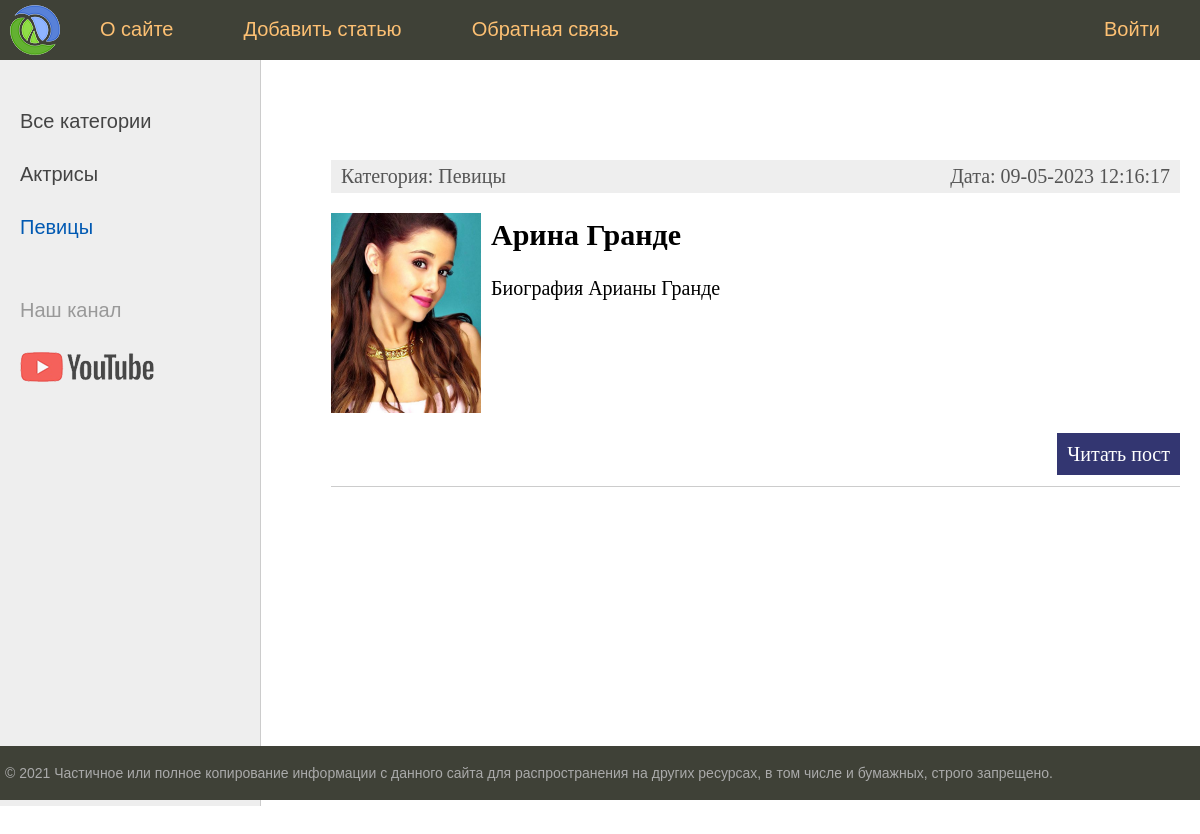
The app's page /category/2/ with its own data.
### women/models.py (models this page shows, shortened)
class Category(models.Model):
    name = models.CharField(max_length=100, db_index=True, verbose_name='Название категории')
    def __str__(self):
        return self.name
    def get_absolute_url(self):
        return reverse('category', kwargs={'cat_id': self.pk})
    class Meta:
        verbose_name = 'Категории'
        verbose_name_plural = 'Категории'
        ordering = ['name']

class Women(models.Model):
    title = models.CharField(max_length=255, verbose_name='Заголовок')
    content = models.TextField(blank=True, verbose_name='Текст статьи')
    photo = models.ImageField(upload_to="photos/%Y/%m/%d", verbose_name="Фото")
    time_create = models.DateTimeField(auto_now_add=True, verbose_name='Дата создания')
    time_update = models.DateTimeField(auto_now=True, verbose_name='Дата изменения')
    is_published = models.BooleanField(default=True, verbose_name='Публикация')
    cat = models.ForeignKey('Category', on_delete=models.PROTECT, null=True, verbose_name='Категория')
    def get_absolute_url(self):
        return reverse('post', kwargs={'post_id': self.pk})
    class Meta:
        verbose_name = 'Известные женщины'
        verbose_name_plural = 'Известные женщины'
        ordering = ['time_create', 'title']

### women/views.py (the view)
# urls.py: path('category/<int:cat_id>/', show_category, name='category'),
def show_category(request, cat_id):
    posts = Women.objects.filter(cat_id=cat_id)
    if len(posts) == 0:
        raise Http404()
    context = {
        'posts': posts,
        'title': 'Отображение по рубрикам',
        'cat_selected': cat_id,
    }
    return render(request, 'women/index.html', context=context)

### women/templatetags/women_tags.py (called while the page is built)
@register.inclusion_tag('women/nav_menu.html')
def show_nav_menu():
    menu = [
        {'title': 'О сайте', 'url_name': 'about'},
        {'title': 'Добавить статью', 'url_name': 'add_page'},
        {'title': 'Обратная связь', 'url_name': 'contact'},
        {'title': 'Войти', 'url_name': 'login'},
    ]
    posts = Women.objects.all()
    return {'posts': posts,
            'menu': menu,
            'title': 'Main page',
            'cat_selected': 0,}

@register.inclusion_tag('women/list_categories.html')
def show_categories(sort=None, cat_selected=0):
    if not sort:
        cats = Category.objects.all()
    else:
        cats = Category.objects.order_by(sort)
    return {'cats': cats, 'cat_selected': cat_selected}

### women/templates/women/index.html (shortened to what this page needs)
{% extends 'women/base.html' %}
{% block content %}
<ul class="list-articles">
	{% for p in posts %}
		<li><div class="article-panel">
			<p class="first">Категория: {{p.cat}}</p>
			<p class="last">Дата: {{p.time_update|date:"d-m-Y H:i:s"}}</p>
		</div>
		{% if p.photo %}
			<p><img class="img-article-left thumb" src="{{p.photo.url}}" alt="#"></p>
		{% endif %}
		<h2>{{p.title}}</h2>
			{% autoescape on%}
		<p>{{p.content|linebreaks|truncatewords:50}}</p>
			{% endautoescape %}
		<p class="link-read-post"><a href="{{p.get_absolute_url}}">Читать пост</a></p>
		</li>
	{% endfor %}
</ul>
{% endblock %}

### women/templates/women/list_categories.html
{% for c in cats %}
    {% if c.pk == cat_selected %}
        <li class="selected">{{c.name}}</li>
    {% else %}
        <li><a href="{{c.get_absolute_url}}">{{c.name}}</a></li>
    {% endif %}
{% endfor %}

### women/static/women/css/styles.css (style rules this page uses)
html, body { font-family: 'Arial'; margin: 0; padding: 0; height: 100%; width: 100%; color: #444; }
a { color: #0059b2; text-decoration: none; }
img { max-width: 600px; height: auto; }
img.img-article-left { max-width: 300px; height: auto; float: left; padding: 0 10px 10px 0; }
img.img-article-left.thumb { max-width: 150px; height: auto; }
p.link-read-post { text-align: right; }
p.link-read-post a { padding: 10px; min-width: 100px; background: #333671; color: #fff; text-decoration: none; }
div.article-panel { background: #eee; padding: 5px 10px 5px 10px; box-sizing: border-box; overflow: hidden; color: #555; }
div.article-panel p.first { margin: 0; float: left; }
div.article-panel p.last { margin: 0; float: right; }
ul.list-articles { list-style: none; margin: 0; padding: 0; }
ul.list-articles li { border-bottom: 1px solid #ccc; }
.left-chapters ul li { margin: 30px 0 0 0; color: #999; }
.left-chapters ul li.selected { color: #0059b2; }
.left-chapters ul li a { color: #444; text-decoration: none; }

### records on screen
Category: name "Актрисы"
Category: name "Певицы"
Women: cat "Певицы", time_update "09-05-2023 12:16:17", photo (picture), title "Арина Гранде", content "Биография Арианы Гранде"

### other values on screen
{{ m.title }} "О сайте" "Добавить статью" "Обратная связь"
{{ m.title }} "Войти"
